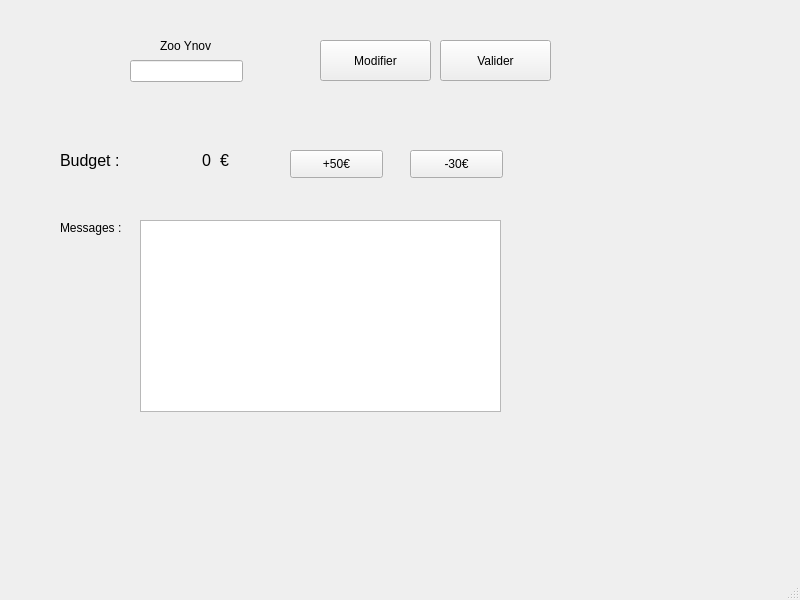
<?xml version="1.0" encoding="UTF-8"?>
<ui version="4.0">
 <class>MainWindow</class>
 <widget class="QMainWindow" name="MainWindow">
  <property name="geometry">
   <rect>
    <x>0</x>
    <y>0</y>
    <width>800</width>
    <height>600</height>
   </rect>
  </property>
  <property name="windowTitle">
   <string>Mon zoo</string>
  </property>
  <widget class="QWidget" name="centralwidget">
   <widget class="QLabel" name="lbl_zooName">
    <property name="geometry">
     <rect>
      <x>160</x>
      <y>30</y>
      <width>81</width>
      <height>31</height>
     </rect>
    </property>
    <property name="text">
     <string>Zoo Ynov</string>
    </property>
   </widget>
   <widget class="QPushButton" name="btn_updateZooName">
    <property name="geometry">
     <rect>
      <x>320</x>
      <y>40</y>
      <width>111</width>
      <height>41</height>
     </rect>
    </property>
    <property name="text">
     <string>Modifier</string>
    </property>
   </widget>
   <widget class="QLineEdit" name="lineEdit_zooName">
    <property name="geometry">
     <rect>
      <x>130</x>
      <y>60</y>
      <width>113</width>
      <height>22</height>
     </rect>
    </property>
   </widget>
   <widget class="QPushButton" name="btn_validateZooName">
    <property name="geometry">
     <rect>
      <x>440</x>
      <y>40</y>
      <width>111</width>
      <height>41</height>
     </rect>
    </property>
    <property name="text">
     <string>Valider</string>
    </property>
   </widget>
   <widget class="QLabel" name="lbl_budgetTitle">
    <property name="geometry">
     <rect>
      <x>60</x>
      <y>140</y>
      <width>91</width>
      <height>41</height>
     </rect>
    </property>
    <property name="font">
     <font>
      <pointsize>12</pointsize>
     </font>
    </property>
    <property name="text">
     <string>Budget :</string>
    </property>
   </widget>
   <widget class="QLabel" name="lbl_budget">
    <property name="geometry">
     <rect>
      <x>150</x>
      <y>150</y>
      <width>61</width>
      <height>21</height>
     </rect>
    </property>
    <property name="font">
     <font>
      <pointsize>12</pointsize>
     </font>
    </property>
    <property name="text">
     <string>0</string>
    </property>
    <property name="alignment">
     <set>Qt::AlignRight|Qt::AlignTrailing|Qt::AlignVCenter</set>
    </property>
   </widget>
   <widget class="QLabel" name="label">
    <property name="geometry">
     <rect>
      <x>220</x>
      <y>150</y>
      <width>71</width>
      <height>21</height>
     </rect>
    </property>
    <property name="font">
     <font>
      <pointsize>12</pointsize>
     </font>
    </property>
    <property name="text">
     <string>€</string>
    </property>
   </widget>
   <widget class="QPushButton" name="btn_earn">
    <property name="geometry">
     <rect>
      <x>290</x>
      <y>150</y>
      <width>93</width>
      <height>28</height>
     </rect>
    </property>
    <property name="text">
     <string>+50€</string>
    </property>
   </widget>
   <widget class="QPushButton" name="btn_spend">
    <property name="geometry">
     <rect>
      <x>410</x>
      <y>150</y>
      <width>93</width>
      <height>28</height>
     </rect>
    </property>
    <property name="text">
     <string>-30€</string>
    </property>
   </widget>
   <widget class="QListView" name="listView_messages">
    <property name="geometry">
     <rect>
      <x>140</x>
      <y>220</y>
      <width>361</width>
      <height>192</height>
     </rect>
    </property>
   </widget>
   <widget class="QLabel" name="lbl_messages">
    <property name="geometry">
     <rect>
      <x>60</x>
      <y>220</y>
      <width>71</width>
      <height>16</height>
     </rect>
    </property>
    <property name="text">
     <string>Messages :</string>
    </property>
   </widget>
  </widget>
  <widget class="QMenuBar" name="menubar">
   <property name="geometry">
    <rect>
     <x>0</x>
     <y>0</y>
     <width>800</width>
     <height>22</height>
    </rect>
   </property>
  </widget>
  <widget class="QStatusBar" name="statusbar"/>
 </widget>
 <resources/>
 <connections/>
</ui>
